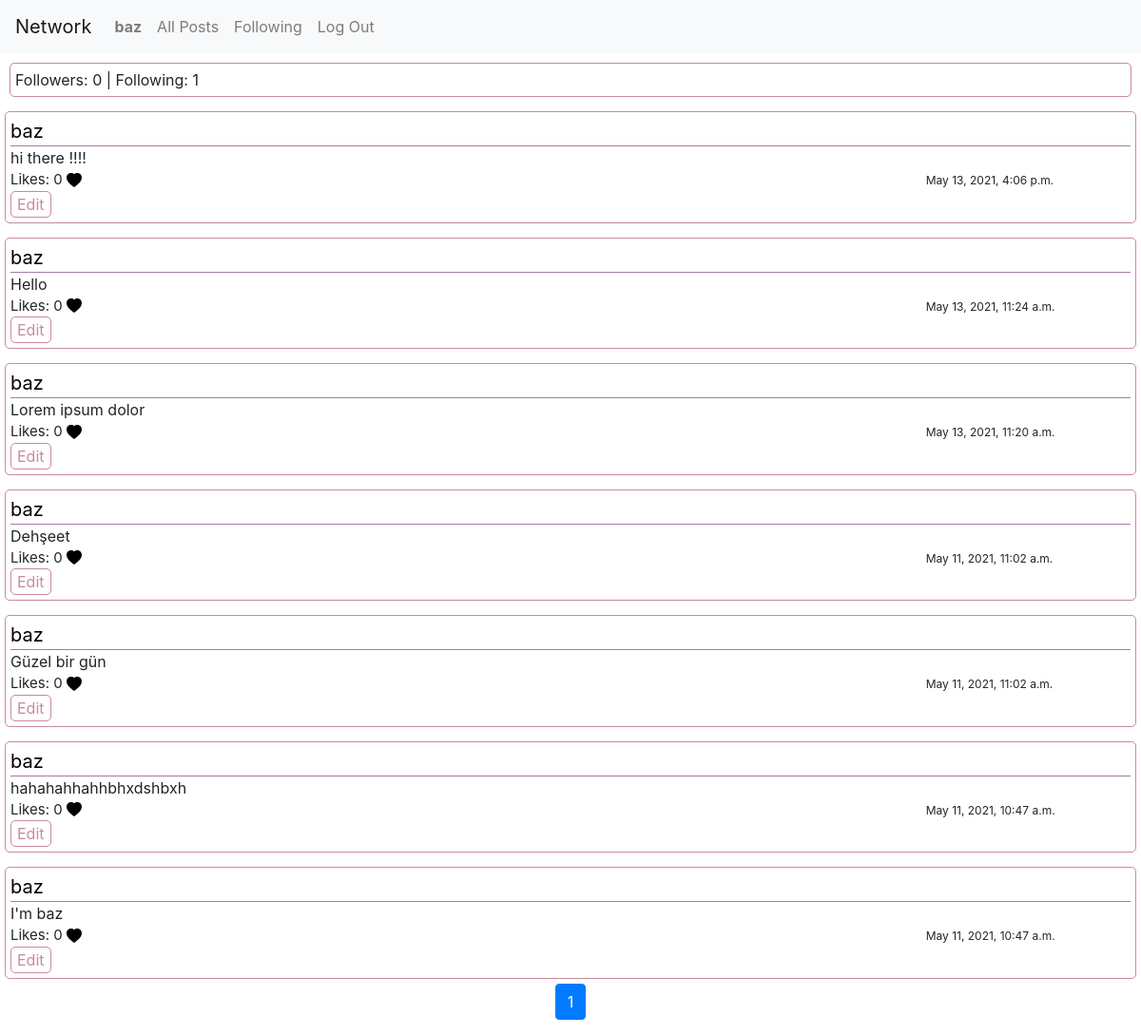
/profile/2 (signed in), run on the app's committed database.
### network/models.py (models this page shows, shortened)
class User(AbstractUser):
    followers = models.ManyToManyField('self', blank=True, related_name='u_followers', symmetrical=False)
    following = models.ManyToManyField('self', blank=True, related_name='u_following', symmetrical=False)

class Post(models.Model):
    author = models.ForeignKey(User,on_delete=models.CASCADE,related_name="author")
    body = models.TextField()
    date = models.DateTimeField(auto_now_add=True)
    likes = models.ManyToManyField(User,blank=True, related_name="likes")

### network/views.py (the view)
# urls.py: path("profile/<int:id>",views.profile, name="profile"),
def profile(request,id):
    posts=Post.objects.filter(author_id=id)
    posts=posts.order_by("-date").all()
    follower=User.objects.get(id=id).followers.all().count()
    following=User.objects.get(id=id).following.all().count()
    paginator=Paginator(posts,10)
    page_number=request.GET.get("page")
    page_obj=paginator.get_page(page_number)
    return render(request, "network/profile.html",{
        "posts":posts,
        "follower":follower,
        "following": following,
        "showFollower":"showFollower",
        "page_obj":page_obj,
    })

### network/templates/network/profile.html (shortened to what this page needs)
{% extends "network/layout.html" %}
{% block body %}
{% load static %}
{% if showFollower %}
<div class="follow-info">
<span >Followers: {{ follower }} | </span>
<span >Following: {{ following}} </span>
</div>
{% endif %}
{% for post in page_obj%}
<div class="main-user-div">
    <div class="user-div"><a href="{% url 'profile' post.author.id %}">{{ post.author}}</a></div>
    <div class="content-div" id="post-{{post.id}}">{{ post.body}} </div>
    <div class="like-div" >Likes: <span id="like-count-{{post.id}}">{{post.likes.all.count}}</span>
        <svg xmlns="http://www.w3.org/2000/svg"
        width="16"
        height="16"
        fill="
        {% if user in post.likes.all %}
        red
        {% else %}
        black
        {% endif %}"
        class="bi bi-heart-fill"
        viewBox="0 0 16 16"
        data-id="{{ post.id }}"
        data-user="{{ post.author.id }}">
        <path fill-rule="evenodd" d="M8 1.314C12.438-3.248 23.534 4.735 8 15-7.534 4.736 3.562-3.248 8 1.314z"/>
        </svg>
        <span class="date-span">{{post.date}}</span>
    </div>
    {% if request.user == post.author %}
    <div>
        <button class="submit-post edit-btn" data-id="{{ post.id }}">Edit</button>
    </div>
    {% endif %}
</div>
{% endfor %}
<footer aria-label="Page navigation example">
    <ul class="pagination justify-content-center">
      {% for page in page_obj.paginator.page_range %}
      {% if page == page_obj.number %}
      <li class="page-item active" aria-current="page">
        <a class="page-link" href="?page={{ page }}">{{ page }} <span class="sr-only">(current)</span></a>
    </li>
    {% else %}
    <li class="page-item"><a class="page-link" href="?page={{ page }}">{{ page }}</a></li>
    {% endif %}
      {% endfor%}
    </ul>
</footer>
{% endblock %}

### network/templates/network/layout.html (shortened to what this page needs)
{% load static %}
<!DOCTYPE html>
<html lang="en">
    <head>
        <link rel="stylesheet" href="https://stackpath.bootstrapcdn.com/bootstrap/4.4.1/css/bootstrap.min.css">
        <link href="{% static 'network/styles.css' %}" rel="stylesheet">
    </head>
    <body>
        <nav class="navbar navbar-expand-lg navbar-light bg-light">
            <a class="navbar-brand" href="#">Network</a>
            <div>
              <ul class="navbar-nav mr-auto">
                {% if user.is_authenticated %}
                    <li class="nav-item">
                        <a class="nav-link" href="{% url 'profile' user.id %}"><strong>{{ user.username }}</strong></a>
                    </li>
                {% endif %}
                <li class="nav-item">
                  <a class="nav-link" href="{% url 'index' %}" >All Posts</a>
                </li>
                {% if user.is_authenticated %}
                    <li class="nav-item">
                        <a class="nav-link" href="{% url 'following' user.id %}" id="following">Following</a>
                    </li>
                    <li class="nav-item">
                        <a class="nav-link" href="{% url 'logout' %}">Log Out</a>
                    </li>
                {% endif %}
              </ul>
            </div>
          </nav>
        <div class="body">
            {% block body %}
            {% endblock %}
        </div>
    </body>
</html>

### network/static/network/styles.css (style rules this page uses)
.submit-post { display: block; }
.submit-post { border: 1px solid rgb(201, 137, 159); border-radius: 5px; background-color: white; color: rgb(201, 137, 159); }
.main-user-div { padding: 5px; margin:5px; margin-top: 15px; border: 1px solid rgb(201, 137, 159); border-radius: 5px; }
.user-div { border-bottom: 1px solid rgb(165, 123, 165); font-size: 20px; }
a { color: black; text-decoration: none; }
.like-div { font-size: 15px; }
.date-span { margin-left: 75%; font-size: 12px; }
.follow-info { margin:10px; padding:5px; border: 1px solid rgb(201, 137, 159); border-radius: 5px; }

### data on the page
User: username "baz"
Post: author "baz", body "hi there !!!!", likes.all.count "0", date "May 13, 2021, 4:06 p.m."
Post: author "baz", body "Hello", likes.all.count "0", date "May 13, 2021, 11:24 a.m."
Post: author "baz", body "Lorem ipsum dolor", likes.all.count "0", date "May 13, 2021, 11:20 a.m."
Post: author "baz", body "Dehşeet", likes.all.count "0", date "May 11, 2021, 11:02 a.m."
Post: author "baz", body "Güzel bir gün", likes.all.count "0", date "May 11, 2021, 11:02 a.m."
Post: author "baz", body "hahahahhahhbhxdshbxh", likes.all.count "0", date "May 11, 2021, 10:47 a.m."
Post: author "baz", body "I'm baz", likes.all.count "0", date "May 11, 2021, 10:47 a.m."

### other printed values
{{ follower }} "0"
{{ following }} "1"
{{ page }} "1"
